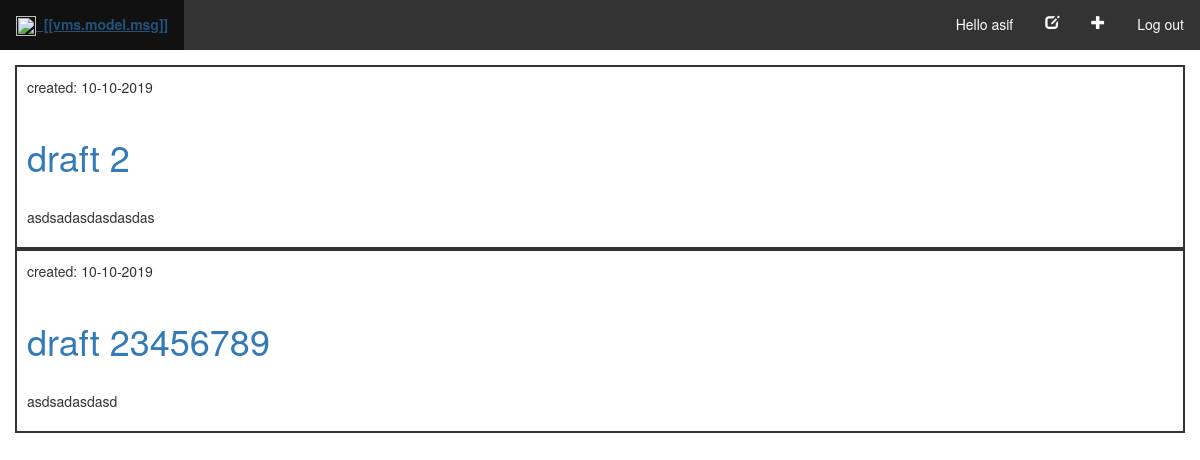
Page /drafts/ (signed in) on the earlier database version.
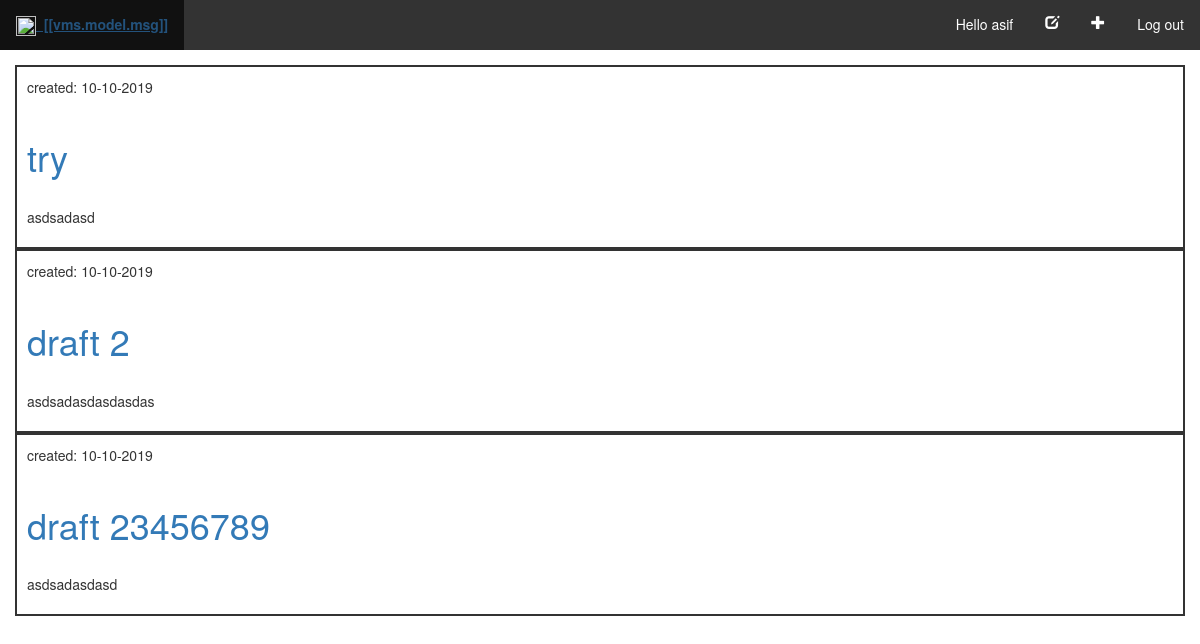
Same page on the later database version.
### blog/models.py (models this page shows, shortened)
class Post(models.Model):
    author = models.ForeignKey(settings.AUTH_USER_MODEL, on_delete=models.CASCADE)
    title = models.CharField(max_length=200)
    text = models.TextField()
    created_date = models.DateTimeField(default=timezone.now)
    published_date = models.DateTimeField(blank=True, null=True)

### blog/views.py (the view)
# urls.py: url('^drafts/$', views.post_draft_list, name='post_draft_list'),
@login_required
def post_draft_list(request):
    posts = Post.objects.filter(
        published_date__isnull=True).order_by('-created_date')
    return render(request, 'blog/post_draft_list.html', {'posts': posts})

### blog/templates/blog/post_draft_list.html
{% extends 'blog/base.html' %}
{% block content %}
    {% for post in posts %}
        <div class="post" style="border: 2px solid #333;">
            <p class="date" style="padding: 10px;">created: {{ post.created_date|date:'d-m-Y' }}</p>
            <h1 style="padding: 10px;color: #333" ><a href="{% url 'post_detail' pk=post.pk %}">{{ post.title }}</a></h1>
            <p style="padding: 10px;">{{ post.text|truncatechars:200 }}</p>
        </div>
    {% endfor %}
{% endblock %}

### blog/templates/blog/base.html (shortened to what this page needs)
{% load static %}
<html>
<head>
    <link rel="stylesheet" href="https://maxcdn.bootstrapcdn.com/bootstrap/3.3.7/css/bootstrap.min.css">
    <link rel="stylesheet" href="https://cdn.datatables.net/1.10.20/css/dataTables.bootstrap.min.css">
    <link rel="stylesheet" href="https://maxcdn.bootstrapcdn.com/bootstrap/3.3.7/css/bootstrap.min.css"
>
    <link rel="stylesheet" href="https://maxcdn.bootstrapcdn.com/bootstrap/3.3.7/css/bootstrap-theme.min.css"
>
    <link rel="stylesheet" href="https://cdnjs.cloudflare.com/ajax/libs/ng-table/1.0.0/ng-table.css">
    <link rel="stylesheet" href="https://unpkg.com/leaflet@1.5.1/dist/leaflet.css"
 />
</head>
<body ng-app="app" ng-controller="mainController"
    style="padding-left: 0px;padding-right:0px;padding-top:0px;background-color: #fff">
    <ul>
        <li><a class="active" href="/"><img src="http://www.industrialair.com.au/wp-content/uploads/2017/02/IA-White.png" height="20px" width="20px"><strong>&nbsp; [[vms.model.msg]]</strong></a></li>
        {% if user.is_authenticated %}
        <li style="float:right"><a href="{% url 'logout' %}">Log out</a> </li>
        <li style="float:right"><a href="{% url 'post_new' %}"><span class="glyphicon glyphicon-plus"></span></a></li>
        <li style="float:right"><a href="{% url 'post_draft_list' %}"><span class="glyphicon glyphicon-edit"></span></a>
        </li>
        <li style="float:right">
            <a>Hello {{ user.username }}</a>
        </li>
        {% else %}
        <li style="float:right"><a href="{% url 'login' %}">Log In</a></li>
        {% endif %}
    </ul>
    <div class="content container" style="margin-top: 15px">
        <div class="row">
            {% block content %}
            {% endblock %}
        </div>
    </div>
</body>
</html>

Differences in the rows shown:
added Post: created_date "10-10-2019", title "try", text "asdsadasd"
